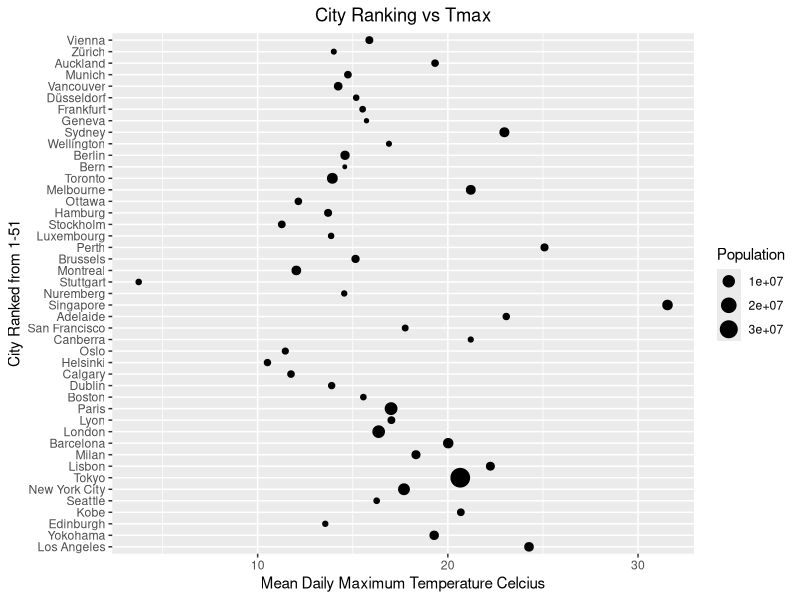
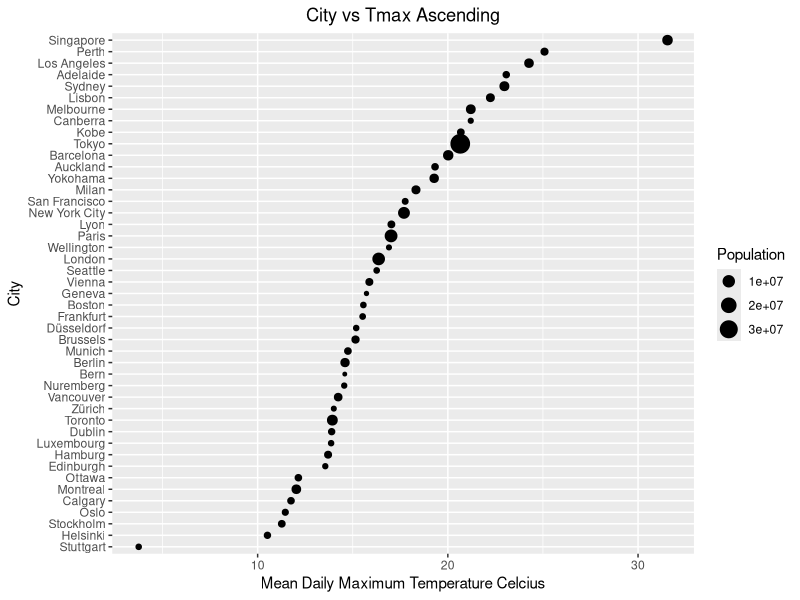
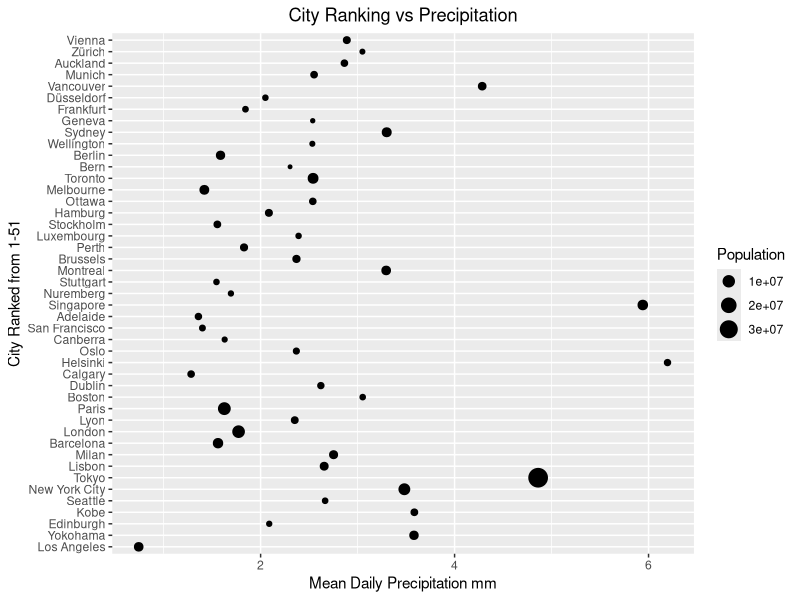
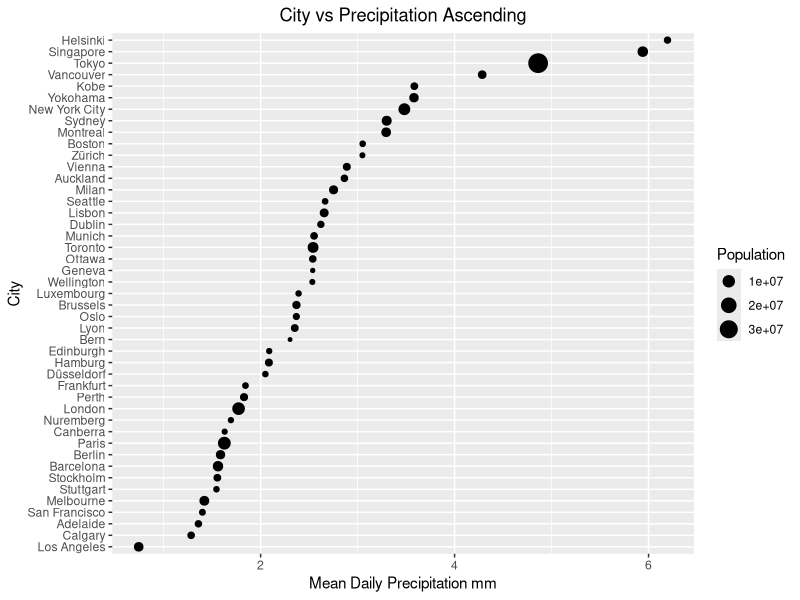
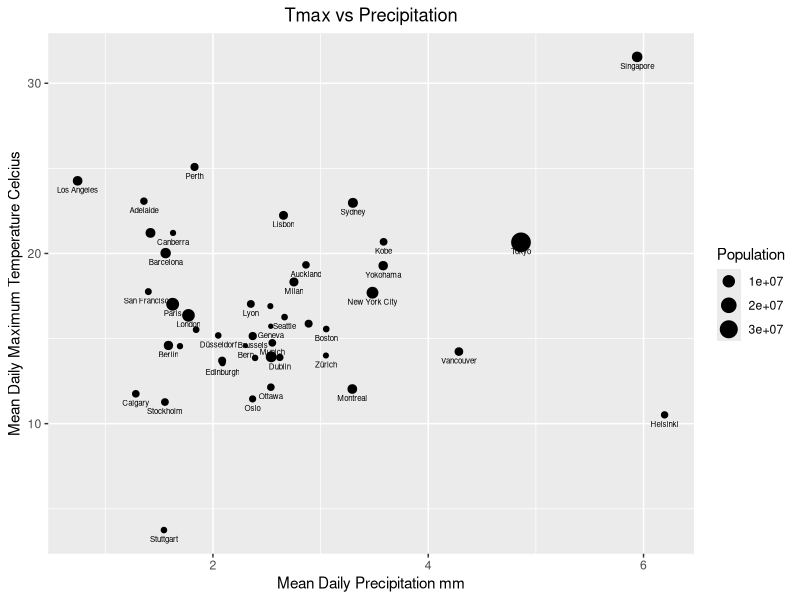
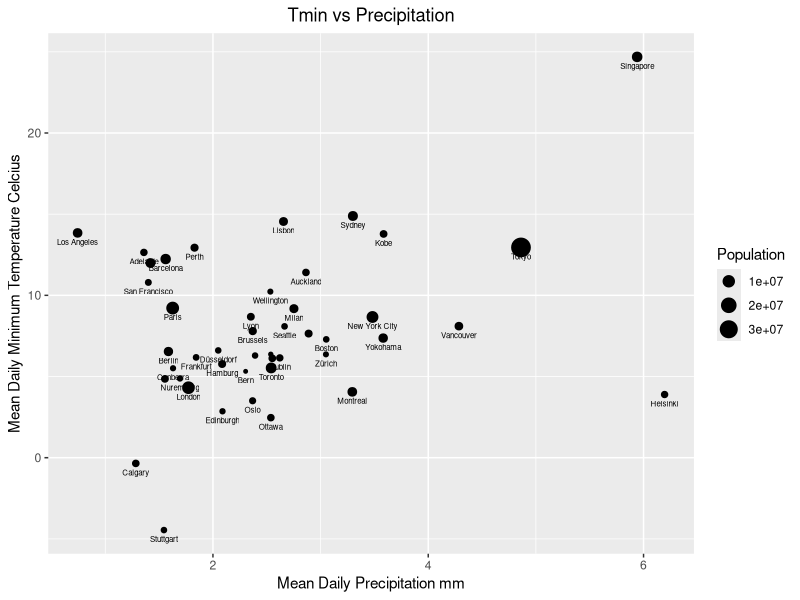
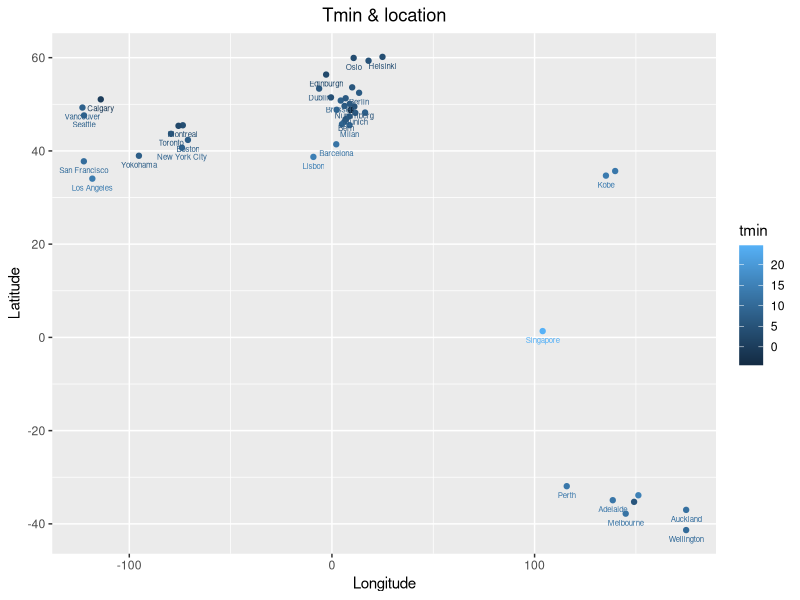
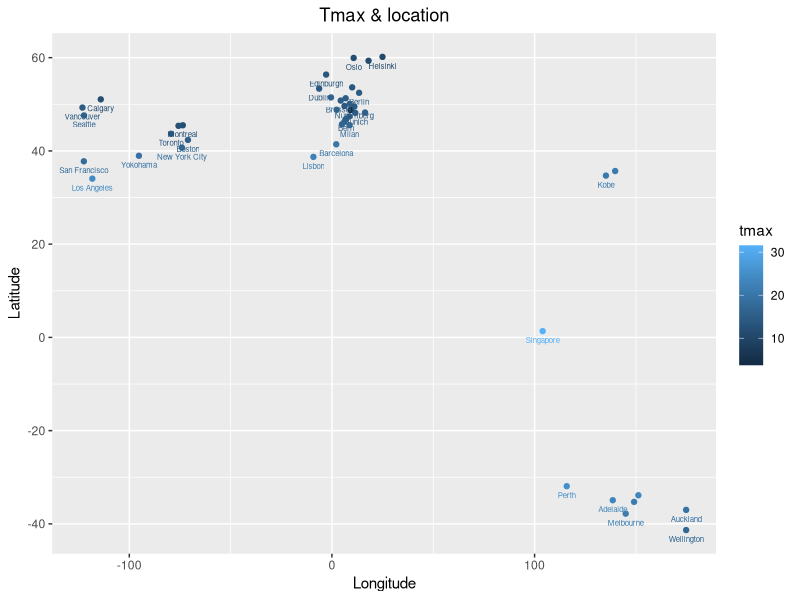

The R source for these figures, in order:
## ---- chunk 1
knitr::opts_chunk$set(echo = TRUE)
library(readr)
library(dplyr)
library(ggplot2)
library(forcats)
## ---- chunk 2
citydata<- read_csv("finalcitydata.csv")
citydata2= na.omit(citydata)
citydata2 %>% 
  ggplot(aes(x=tmax, y=fct_reorder(City, `Quality of Living Ranking`, max, .desc=TRUE), size = Population)) + 
  geom_point() +
  labs(y="City Ranked from 1-51", x="Mean Daily Maximum Temperature Celcius", title="City Ranking vs Tmax") +
  theme(plot.title = element_text(hjust = 0.5))
citydata2 %>% 
  ggplot(aes(x=tmax, y=fct_reorder(City, tmax, max), size = Population)) + 
  geom_point() +
  labs(y="City", x="Mean Daily Maximum Temperature Celcius", title="City vs Tmax Ascending") +
  theme(plot.title = element_text(hjust = 0.5))

## ---- chunk 3
citydata2 %>% 
  ggplot(aes(x=prcp, y=fct_reorder(City, `Quality of Living Ranking`, max, .desc=TRUE), size = Population)) + 
  geom_point() +
  labs(y="City Ranked from 1-51", x="Mean Daily Precipitation mm", title="City Ranking vs Precipitation") +
  theme(plot.title = element_text(hjust = 0.5))
citydata2 %>% 
  ggplot(aes(x=prcp, y=fct_reorder(City, prcp, max), size = Population)) + 
  geom_point() +
  labs(y="City", x="Mean Daily Precipitation mm", title="City vs Precipitation Ascending") +
  theme(plot.title = element_text(hjust = 0.5)) 
## ---- chunk 4
citydata2 %>% 
  ggplot(aes(x=prcp, y=tmax, size = Population, label=City)) + 
  geom_point() +
  labs(y="Mean Daily Maximum Temperature Celcius", x="Mean Daily Precipitation mm", title="Tmax vs Precipitation") +
  theme(plot.title = element_text(hjust = 0.5)) +
   geom_text(hjust = 0.5, size = 2, vjust=2, check_overlap=TRUE) 

citydata2 %>% 
  ggplot(aes(x=prcp, y=tmin, size = Population, label=City)) + 
  geom_point() +
  labs(y="Mean Daily Minimum Temperature Celcius", x="Mean Daily Precipitation mm", title="Tmin vs Precipitation") +
  theme(plot.title = element_text(hjust = 0.5)) +
   geom_text(hjust = 0.5, size = 2, vjust=2, check_overlap=TRUE)
## ---- chunk 5
citydata2 %>% 
  ggplot(aes(x=longitude, y=latitude, colour = tmin, label=City)) + 
  geom_point() +
  labs(y="Latitude", x="Longitude", title="Tmin & location") +
  theme(plot.title = element_text(hjust = 0.5)) +
   geom_text(hjust = 0.5, size = 2, vjust=2, check_overlap=TRUE) 

citydata2 %>% 
  ggplot(aes(x=longitude, y=latitude, colour = tmax, label=City)) + 
  geom_point() +
  labs(y="Latitude", x="Longitude", title="Tmax & location") +
  theme(plot.title = element_text(hjust = 0.5)) +
   geom_text(hjust = 0.5, size = 2, vjust=2, check_overlap=TRUE) 

